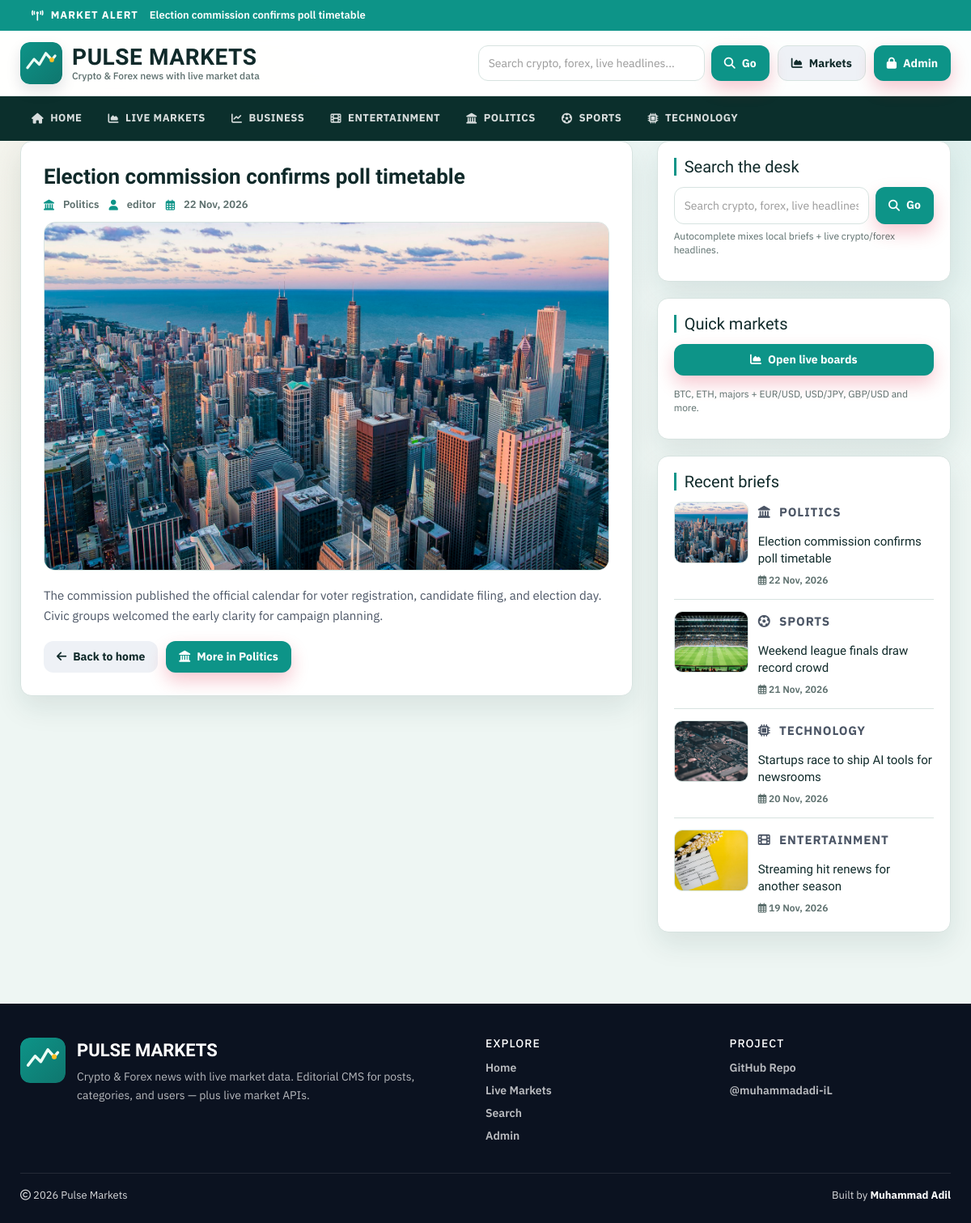
The app's page /single.php?id=7, older data.
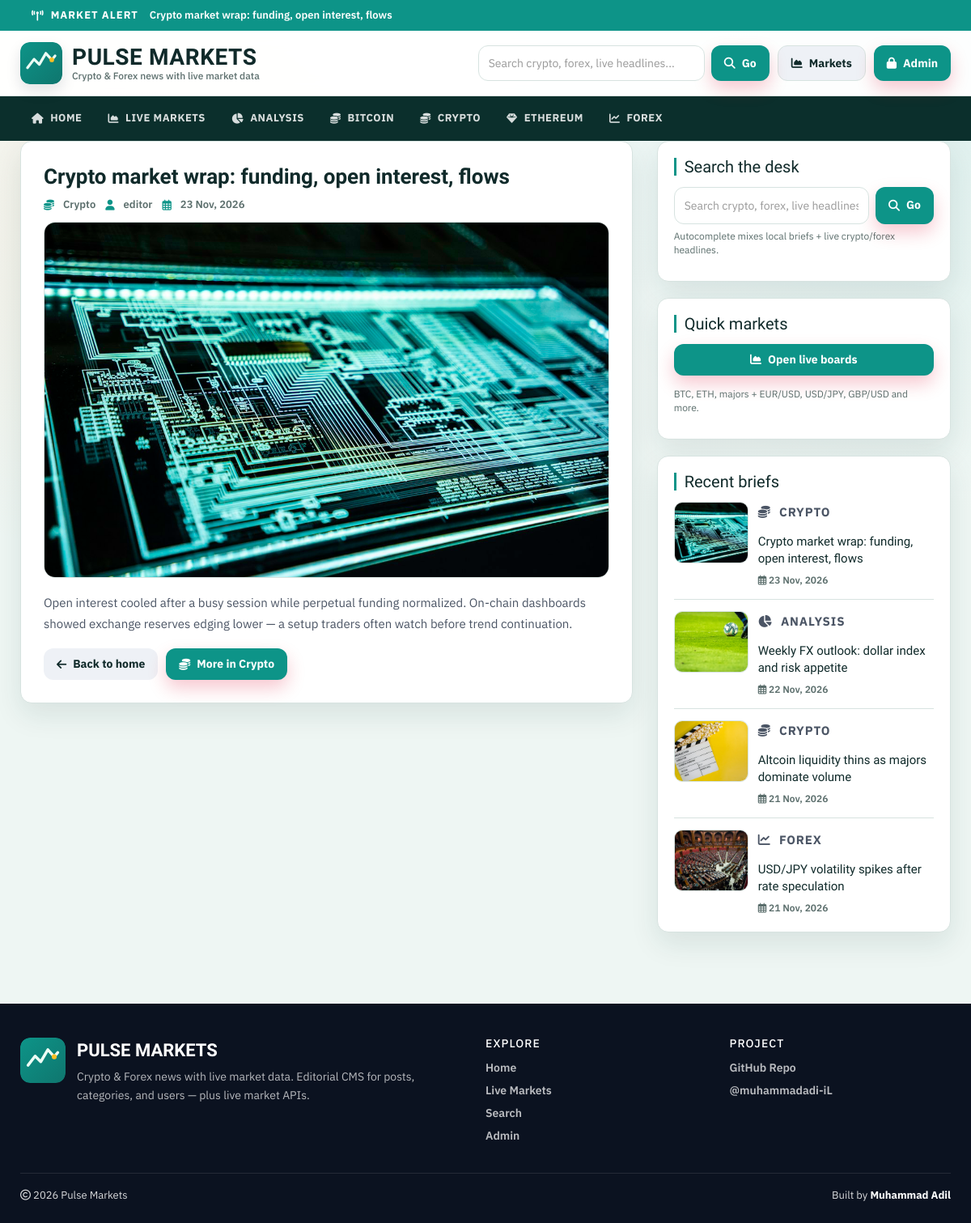
The same page, newer data.
### tables this page shows
CREATE TABLE `posts` (
  `id` int(11) NOT NULL AUTO_INCREMENT,
  `post_title` varchar(200) NOT NULL,
  `post_keywords` text NOT NULL,
  `post_content` int(11) NOT NULL,
  `post_date` varchar(50) NOT NULL,
  `post_author` int(11) NOT NULL,
  `post_image` varchar(255) NOT NULL DEFAULT 'post-format.jpg',
  PRIMARY KEY (`id`)
);

CREATE TABLE `category` (
  `id` int(11) NOT NULL AUTO_INCREMENT,
  `category_name` varchar(100) NOT NULL,
  `post` int(11) NOT NULL DEFAULT 0,
  PRIMARY KEY (`id`)
);

CREATE TABLE `users` (
  `id` int(11) NOT NULL AUTO_INCREMENT,
  `first_name` varchar(30) NOT NULL,
  `last_name` varchar(30) NOT NULL,
  `username` varchar(30) DEFAULT NULL,
  `password` varchar(40) DEFAULT NULL,
  `role` int(11) NOT NULL COMMENT '1=Admin, 0=Normal',
  PRIMARY KEY (`id`)
);

### includes/helpers.php (called while the page is built, shortened)
<?php
function post_image_src($filename, $prefix = '')
{
    $filename = trim((string) $filename);
    $candidates = [
        'images/' . $filename,
        'admin/upload/' . $filename,
    ];
    $root = dirname(__DIR__);
    foreach ($candidates as $rel) {
        if (is_file($root . '/' . $rel)) {
            return $prefix . $rel;
        }
    }
    return $prefix . 'images/post-format.jpg';
}
function e($value)
{
    return htmlspecialchars((string) $value, ENT_QUOTES, 'UTF-8');
}
function category_icon($name)
{
    $key = strtolower(trim((string) $name));
    $map = [
        'crypto' => 'fa-coins',
        'bitcoin' => 'fa-coins',
        'ethereum' => 'fa-gem',
        'forex' => 'fa-chart-line',
        'analysis' => 'fa-chart-pie',
        'macro' => 'fa-globe',
        'defi' => 'fa-link',
        'markets' => 'fa-chart-area',
        'politics' => 'fa-landmark',
        'sports' => 'fa-futbol',
        'business' => 'fa-chart-line',
        'entertainment' => 'fa-film',
        'technology' => 'fa-microchip',
        'health' => 'fa-heart-pulse',
        'science' => 'fa-flask',
        'world' => 'fa-earth-americas',
    ];
    return $map[$key] ?? 'fa-bookmark';
}

### config.php (called while the page is built, shortened)
<?php
$hostname = "http://localhost/news-site";
require_once __DIR__ . '/includes/helpers.php';

### single.php (the view)
<?php include 'header.php'; ?>
    <div id="main-content">
        <div class="container">
            <div class="row content-grid">
                <div class="col-xs-12 col-sm-12 col-md-8">
                    <div class="post-container">
                    <?php
                        include "config.php";
                        $id = isset($_GET['id']) ? (int) $_GET['id'] : 0;
                        $sql = "SELECT posts.id, posts.post_title, posts.post_keywords, posts.post_date, posts.post_author, posts.post_image, category.category_name, users.username, posts.post_content FROM posts
                        LEFT JOIN category ON posts.post_content = category.id
                        LEFT JOIN users ON posts.post_author = users.id
                        WHERE posts.id = {$id}";
                        $result = mysqli_query($conn, $sql) or die("query failed.");
                        if (mysqli_num_rows($result) > 0) {
                            while ($row = mysqli_fetch_assoc($result)) {
                                $img = post_image_src($row['post_image']);
                                $icon = category_icon($row['category_name']);
                        ?>
                        <article class="post-content single-post">
                            <h3><?php echo e($row['post_title']); ?></h3>
                            <div class="post-information meta-row">
                                <span class="meta-pill">
                                    <i class="fa-solid <?php echo $icon; ?>"></i>
                                    <a href="category.php?cid=<?php echo (int) $row['post_content']; ?>"><?php echo e($row['category_name']); ?></a>
                                </span>
                                <span class="meta-pill">
                                    <i class="fa-solid fa-user"></i>
                                    <a href="author.php?aid=<?php echo (int) $row['post_author']; ?>"><?php echo e($row['username']); ?></a>
                                </span>
                                <span class="meta-pill">
                                    <i class="fa-regular fa-calendar-days"></i>
                                    <?php echo e($row['post_date']); ?>
                                </span>
                            </div>
                            <img class="single-feature-image" src="<?php echo e($img); ?>" alt="<?php echo e($row['post_title']); ?>"/>
                            <p class="description">
                            <?php echo nl2br(e($row['post_keywords'])); ?>
                            </p>
                            <div class="article-actions">
                                <a class="btn btn-ghost" href="<?php echo $hostname; ?>"><i class="fa-solid fa-arrow-left"></i> Back to home</a>
                                <a class="btn btn-accent" href="category.php?cid=<?php echo (int) $row['post_content']; ?>"><i class="fa-solid <?php echo $icon; ?>"></i> More in <?php echo e($row['category_name']); ?></a>
                            </div>
                        </article>
                        <?php
                            }
                        } else {
                            echo "<p class='empty-state'><i class='fa-regular fa-circle-xmark'></i> No Record Found</p>";
                        }
                        ?>
                    </div>
                </div>
                <?php include 'sidebar.php'; ?>
            </div>
        </div>
    </div>
<?php include 'footer.php'; ?>

### header.php (shortened to what the changed rows need)
<?php
include "config.php";
$breaking = mysqli_query($conn, "SELECT id, post_title FROM posts ORDER BY id DESC LIMIT 1");
$break_row = $breaking ? mysqli_fetch_assoc($breaking) : null;
?>
<!DOCTYPE html>
<html lang="en">
<head>
    <link rel="stylesheet" href="css/bootstrap.min.css" />
    <link rel="stylesheet" href="https://cdnjs.cloudflare.com/ajax/libs/font-awesome/6.5.2/css/all.min.css" />
    <link rel="stylesheet" href="css/style.css">
</head>
<body>
<?php if ($break_row) { ?>
<div class="breaking-bar">
    <div class="container breaking-inner">
        <span class="breaking-label"><i class="fa-solid fa-tower-broadcast"></i> Market Alert</span>
        <a href="single.php?id=<?php echo (int) $break_row['id']; ?>"><?php echo e($break_row['post_title']); ?></a>
    </div>
</div>
<?php } ?>
<nav id="menu-bar">
    <div class="container">
        <?php
        $id = isset($_GET['cid']) ? (int) $_GET['cid'] : 0;
        $sql = "SELECT * FROM category ORDER BY category_name ASC";
        $result = mysqli_query($conn, $sql) or die("Query Failed : Category");
        ?>
        <div class="nav-bar-inner">
            <ul class="menu" id="siteMenu">
                <?php
                while ($row = mysqli_fetch_assoc($result)) {
                    $active = ($id === (int) $row['id']) ? "active" : "";
                    $icon = category_icon($row['category_name']);
                    echo "<li><a class='{$active}' href='category.php?cid=" . (int) $row['id'] . "'>"
                        . "<i class='fa-solid {$icon}'></i> "
                        . e($row['category_name'])
                        . "</a></li>";
                }
                ?>
            </ul>
        </div>
    </div>
</nav>

### sidebar.php (shortened to what the changed rows need)
<div id="sidebar" class="col-xs-12 col-sm-12 col-md-4">
    <div class="side-card recent-post-container">
        <?php
        include "config.php";
        $limit = 4;
        $sql = "SELECT posts.id, posts.post_title, posts.post_date, posts.post_image, category.category_name, posts.post_content FROM posts
                LEFT JOIN category ON posts.post_content = category.id
                ORDER BY posts.id DESC LIMIT {$limit}";
        $result = mysqli_query($conn, $sql) or die("query failed : Recent Post.");
        if (mysqli_num_rows($result) > 0) {
            while ($row = mysqli_fetch_assoc($result)) {
                $img = post_image_src($row['post_image']);
                $icon = category_icon($row['category_name']);
                ?>
        <div class="recent-post">
            <a class="post-img" href="single.php?id=<?php echo (int) $row['id']; ?>">
                <img src="<?php echo e($img); ?>" alt=""/>
            </a>
            <div class="post-content">
                <p class="story-eyebrow"><i class="fa-solid <?php echo $icon; ?>"></i> <?php echo e($row['category_name']); ?></p>
                <h5><a href="single.php?id=<?php echo (int) $row['id']; ?>"><?php echo e($row['post_title']); ?></a></h5>
                <span class="recent-date"><i class="fa-regular fa-calendar-days"></i> <?php echo e($row['post_date']); ?></span>
            </div>
        </div>
                <?php
            }
        }
        ?>
    </div>
</div>

Row changes from the older to the newer data that the page shows:
changed posts "editor": post_title "Election commission confirms poll timetable" → "Crypto market wrap: funding, open interest, flows"; category.category_name "Politics" → "Crypto"; post_date "22 Nov, 2026" → "23 Nov, 2026"; post_image: a different picture; post_keywords "The commission published the official calendar for voter registration, candidate filing, and election day. Civic groups welcomed the early clarity for campaign planning." → "Open interest cooled after a busy session while perpetual funding normalized. On-chain dashboards showed exchange reserves edging lower — a setup traders often watch before trend continuation."; category.category_name "POLITICS" → "CRYPTO"
changed category: category_name "TECHNOLOGY" → "ANALYSIS"; moves up the list
changed category: category_name "BUSINESS" → "BITCOIN"
changed category: category_name "POLITICS" → "CRYPTO"; moves down the list
changed category: category_name "ENTERTAINMENT" → "ETHEREUM"
changed category: category_name "SPORTS" → "FOREX"
changed posts: post_image: a different picture; category.category_name "SPORTS" → "ANALYSIS"; post_title "Weekend league finals draw record crowd" → "Weekly FX outlook: dollar index and risk appetite"; post_date "21 Nov, 2026" → "22 Nov, 2026"
changed posts: post_image: a different picture; category.category_name "TECHNOLOGY" → "CRYPTO"; post_title "Startups race to ship AI tools for newsrooms" → "Altcoin liquidity thins as majors dominate volume"; post_date "20 Nov, 2026" → "21 Nov, 2026"
changed posts: post_image: a different picture; category.category_name "ENTERTAINMENT" → "FOREX"; post_title "Streaming hit renews for another season" → "USD/JPY volatility spikes after rate speculation"; post_date "19 Nov, 2026" → "21 Nov, 2026"
